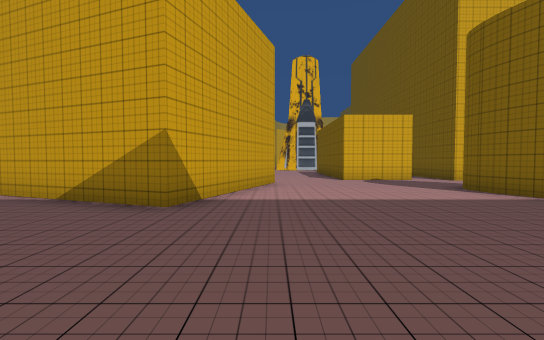
view 1 (above)

24 first-person views from a walk through a Unity game level. The camera is 1.5 m above the floor, tilts 2° down and sees 90° across. The floor is counted in squares, 2 m on a side. Each view is taken from the middle of a square. On the plan, view 1 faces up. The plan holds only what a view shows up to about 10 squares ahead; the rest is blank. The place goes on beyond the plan. The player is left out.

view 2
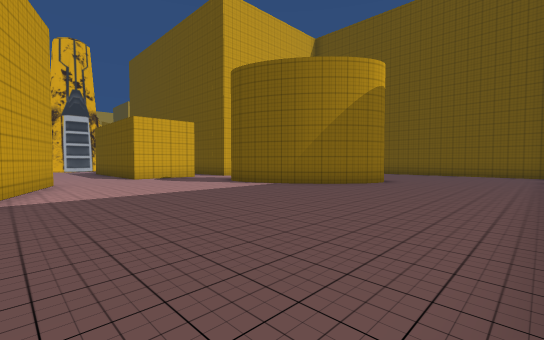

view 3
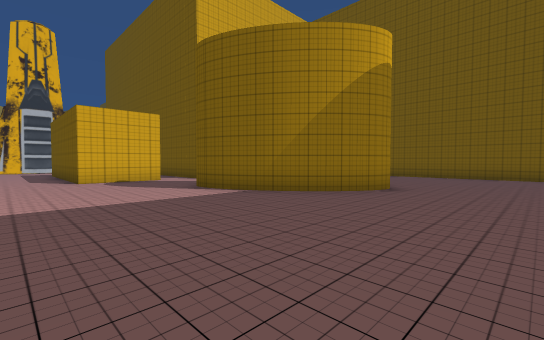

view 4
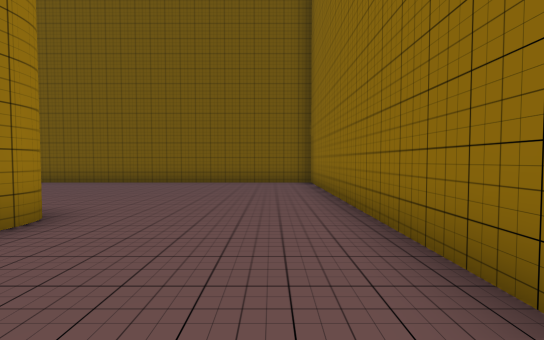

view 5
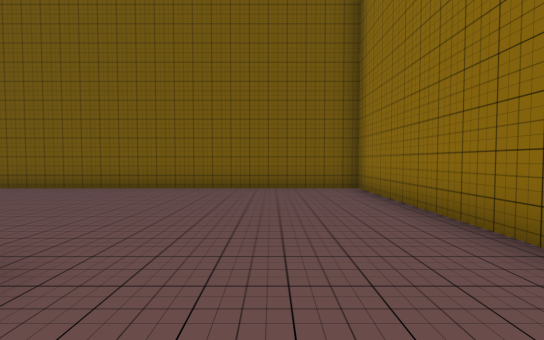

view 6
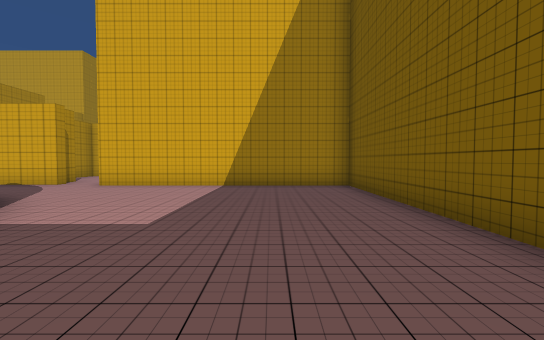

view 7
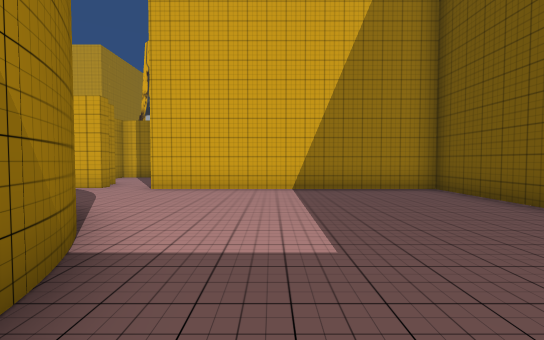

view 8
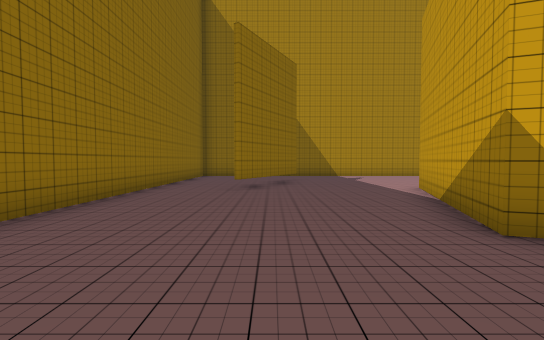

view 9
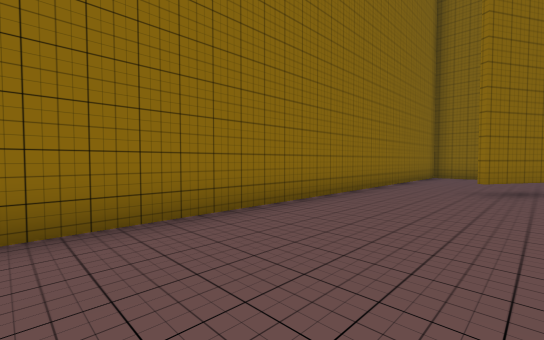

view 10
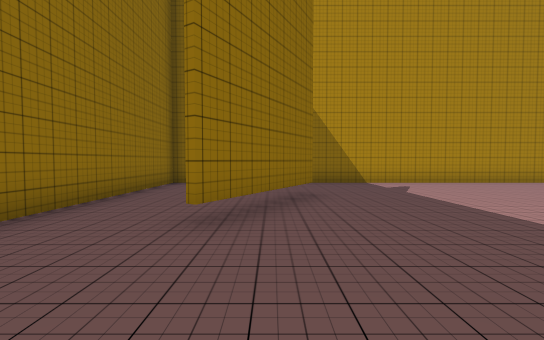

view 11
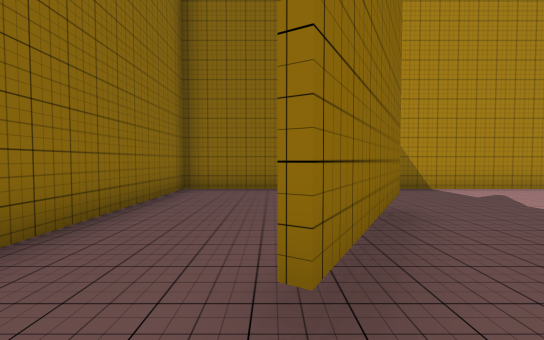

view 12
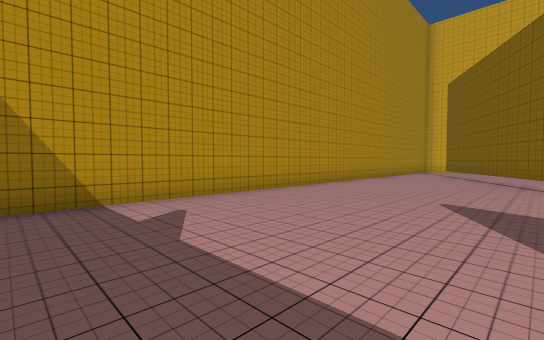

view 13
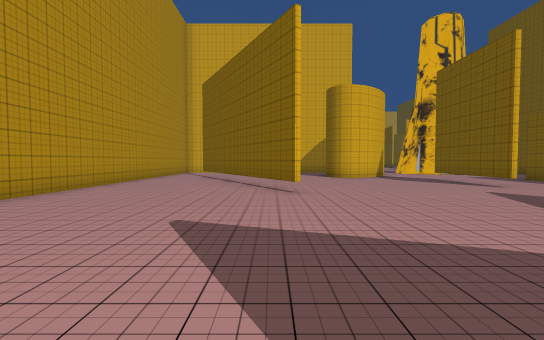

view 14
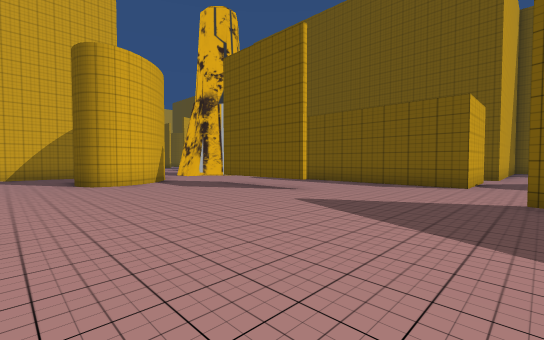

view 15
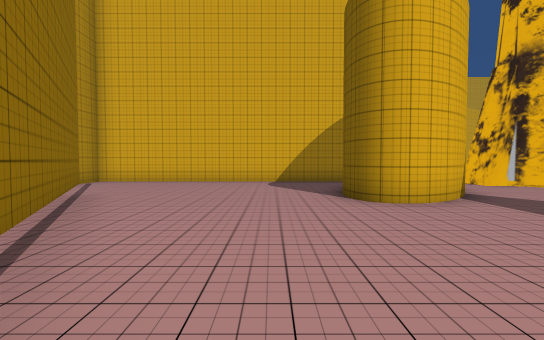

view 16
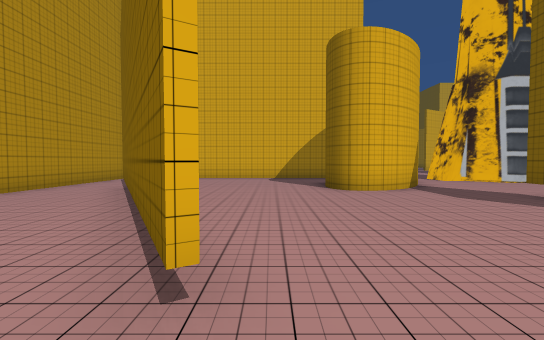

view 17
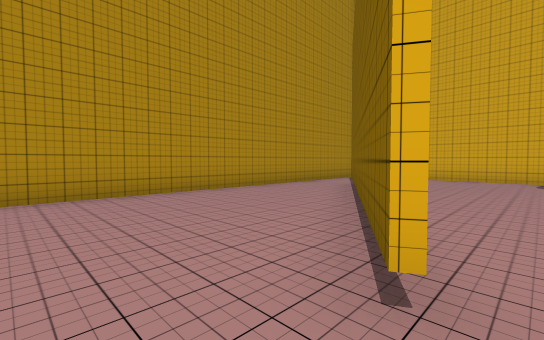

view 18
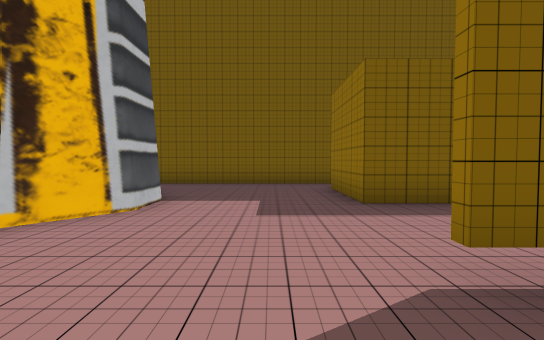

view 19
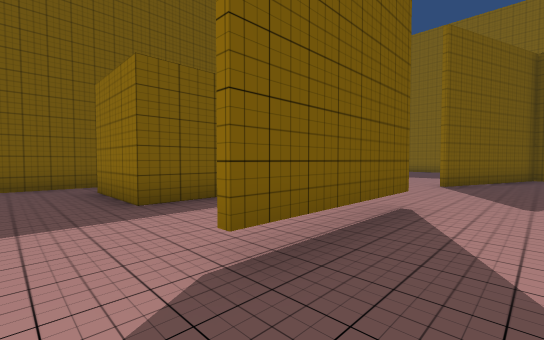

view 20
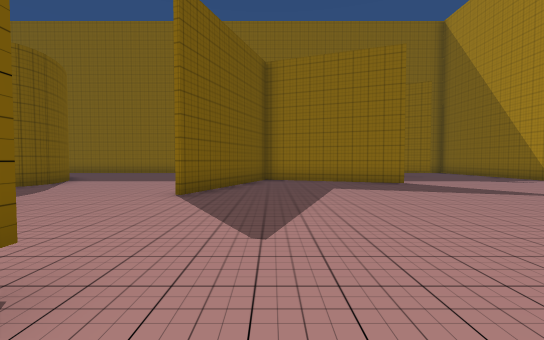

view 21
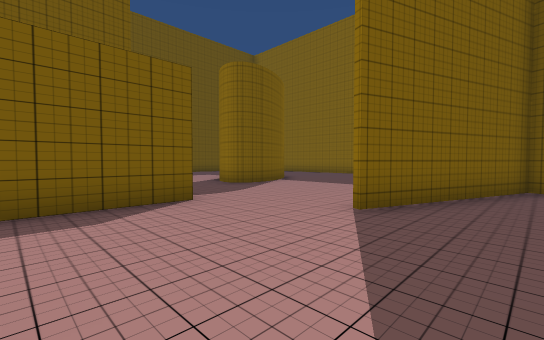

view 22
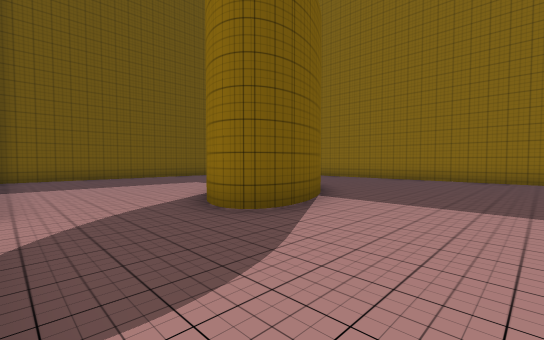

view 23
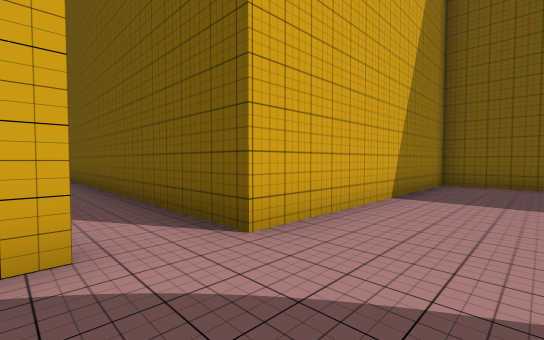

view 24
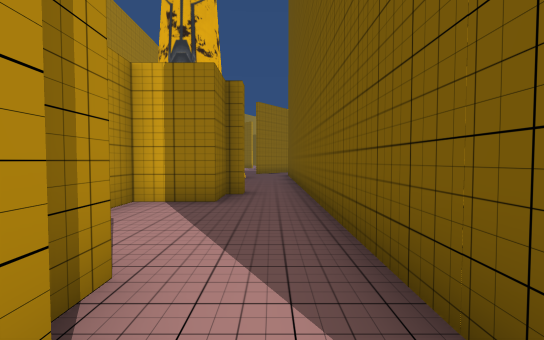

### Floor plan
Points are (right, up) in squares from view 1. A wall is a line through its corners. A room is listed if a view was taken in it or the views show most of it. See-through windows are left out.
Room 1 (views 1, 2, 3, 4, 5, 6, 7, 8, 9, 10, 11, 22, 23, 24)
walls: (6, 4.2) (5.4, 5.2) (5, 6); (6.3, 3.9) (5.9, 4.4); (5.1, 6) (5, 6.5); (7, 3.3) (6.2, 4); (7.6, 2.9) (7.2, 3.1) (6.8, 3.4); (8.3, 5.3) (8.6, 4.7); (8, 5.9) (8.4, 5.1); (8.5, 4.9) (8.7, 4.3); (5.4, 10.8) (5.4, 10.4) (2.7, 10.4); (0.1, 9.2) (-1.7, 4.3) (-5, 5.5); (-6.6, -1.3) (14.3, -1.3) (14.3, 10.1) (6.8, 10.1)
ways out: opening at (-6.4, 1.6) to room 2; opening at (1.3, 10) to room 2; opening at (6, 11) to room 4
Room 2 (views 12, 13, 14, 15, 16, 17, 20, 21)
walls: (-6.5, 12.2) (-10.1, 18.6); (-6.4, 6.2) (-1.8, 4.5) (0, 9.2); (-5, 5.5) (-6.4, 6); (-0.5, 13.4) (-0.5, 17); (-2.9, 17.9) (-3.6, 17.7); (-9.1, 2.9) (-5.9, 1.1); (-10.1, 18.9) (-7.8, 14.8); (2.7, 10.4) (2.7, 12.4); (-12.1, 1.2) (-12.1, -1.3) (-6.6, -1.3); (-3.5, 22.6) (-12.1, 22.6) (-12.1, 3.4)
ways out: opening at (-6.4, 1.6) to room 1; opening at (1.3, 10) to room 1; opening at (0, 15.5) to room 3
Room 3 (views 18, 19)
walls: (5, 16) (5, 14.9); (3.1, 20.1) (2.1, 20.1) (1, 21) (0.5, 21); (-1.6, 19.1) (-1.9, 18.7); (-1.8, 18.8) (-2.2, 18.4); (-2.1, 18.5) (-2.9, 17.9); (2.7, 12.4) (2.7, 16.4) (5.4, 16.4); (6.8, 14.6) (6.8, 19.6)
ways out: opening at (0, 15.5) to room 2; opening at (6, 15.5) to room 4; opening at (-0.5, 20.5); opening at (5, 19.7)
Room 4 (no view inside)
walls: (5, 11.8) (5, 11.2); (5, 14.9) (3.5, 14.9) (3.5, 14.1); (6.8, 10.1) (6.8, 14.6)
ways out: opening at (6, 11) to room 1; opening at (6, 15.5) to room 3

Where each view was taken, in squares from view 1:
view 1: 0 up, 0 right, facing up
view 2: 1 down, 1 left, facing up-right
view 3: 0 up, 1 right, facing up-right
view 4: 0 up, 5 right, facing right
view 5: 1 up, 7 right, facing right
view 6: 2 up, 12 right, facing up
view 7: 3 up, 10 right, facing up
view 8: 2 up, 1 right, facing left
view 9: 2 up, 1 right, facing down-left
view 10: 2 up, 3 left, facing left
view 11: 1 up, 5 left, facing left
view 12: 4 up, 7 left, facing up-left
view 13: 6 up, 7 left, facing up
view 14: 9 up, 6 left, facing up-right
view 15: 13 up, 6 left, facing up
view 16: 11 up, 6 left, facing up
view 17: 11 up, 6 left, facing up-left
view 18: 18 up, 2 left, facing right
view 19: 18 up, 2 left, facing down-right
view 20: 15 up, 2 left, facing down
view 21: 13 up, 2 left, facing down-right
view 22: 10 up, 2 right, facing down-right
view 23: 8 up, 5 right, facing up-right
view 24: 10 up, 6 right, facing up
